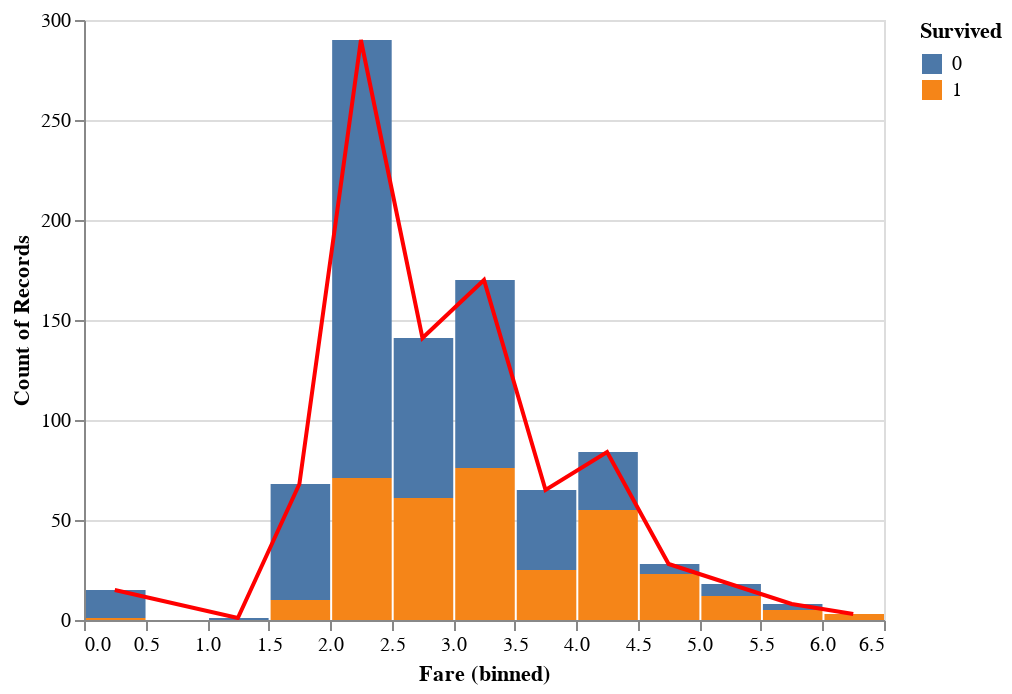

Notebook source saved alongside this figure:
### Code cell
bar = alt.Chart(df_train).mark_bar().encode(
    alt.X('Fare',bin=alt.Bin(maxbins=20)),
    y = 'count()',
    color = 'Survived:N'
).interactive()
line = alt.Chart(df_train).mark_line(color = 'red').encode(
    alt.X('Fare',bin=alt.Bin(maxbins=20)),
    y = 'count()'
).interactive()
bar + line

### Figure 1 — Vega-Lite specification as saved in the notebook (floating-point values rounded to 4 significant figures; data arrays with more than 128 entries replaced by an {"elided": "..."} marker saying what was removed)
{"config": {"view": {"continuousWidth": 400, "continuousHeight": 300}}, "layer": [{"mark": "bar", "encoding": {"color": {"field": "Survived", "type": "nominal"}, "x": {"bin": {"maxbins": 20}, "field": "Fare", "type": "quantitative"}, "y": {"aggregate": "count", "type": "quantitative"}}, "selection": {"selector003": {"type": "interval", "bind": "scales", "encodings": ["x", "y"]}}}, {"mark": {"type": "line", "color": "red"}, "encoding": {"x": {"bin": {"maxbins": 20}, "field": "Fare", "type": "quantitative"}, "y": {"aggregate": "count", "type": "quantitative"}}, "selection": {"selector004": {"type": "interval", "bind": "scales", "encodings": ["x", "y"]}}}], "data": {"name": "data-7e20af5516ca5367def43cffe16b7999"}, "$schema": "https://vega.github.io/schema/vega-lite/v4.17.0.json", "datasets": {"data-7e20af5516ca5367def43cffe16b7999": {"elided": "891 records"}}}
